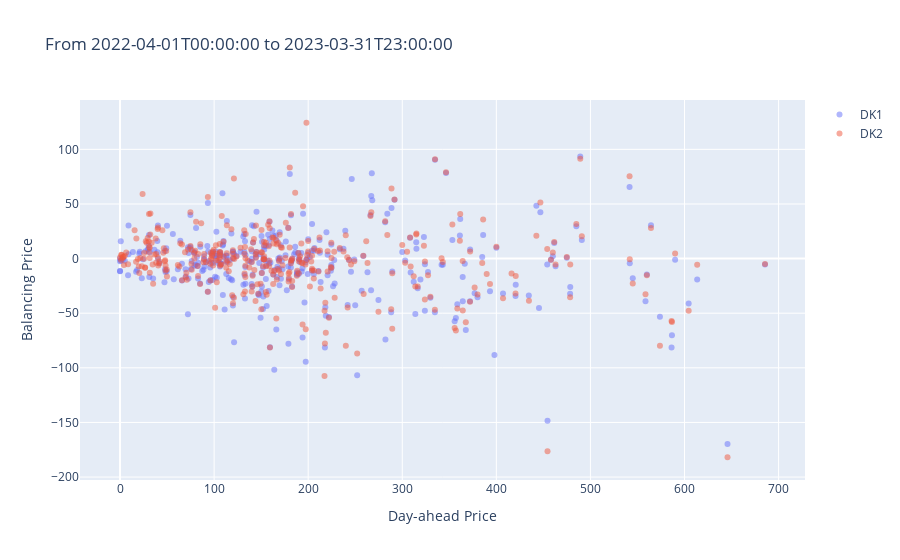

Notebook code cell kept with this figure:
### Code cell
traces = []
for price_area in price_areas:
    rows = prices.table("""
    select spot_price, intraday_price-spot_price, datetime_start 
    from _
    where price_area = ? and datetime_start like '%T16:00%'
    """, parameters=[price_area])
    [x, y, labels] = zip(*rows)
    traces.append({"x": x, "y": y, "text": labels, "name": price_area, "mode": "markers", "marker": {"opacity": 0.5}})
layout = {
    "xaxis": {"title": "Day-ahead Price"},
    "yaxis": {"title": "Balancing Price"},
    "title": f"From {start_datetime} to {end_datetime}"
}
go.Figure(data=traces, layout=layout).show()

### Figure 1 — Plotly figure (JSON) as saved in the notebook; plotly's stock layout.template omitted (floating-point values rounded to 4 significant figures; data arrays with more than 128 entries replaced by an {"elided": "..."} marker saying what was removed)
{"data": [{"marker": {"opacity": 0.5}, "mode": "markers", "name": "DK1", "text": {"elided": "365 str values"}, "type": "scatter", "x": {"elided": "365 float values"}, "y": {"elided": "365 float values"}}, {"marker": {"opacity": 0.5}, "mode": "markers", "name": "DK2", "text": {"elided": "365 str values"}, "type": "scatter", "x": {"elided": "365 float values"}, "y": {"elided": "365 float values"}}], "layout": {"title": {"text": "From 2022-04-01T00:00:00 to 2023-03-31T23:00:00"}, "xaxis": {"title": {"text": "Day-ahead Price"}}, "yaxis": {"title": {"text": "Balancing Price"}}}}
